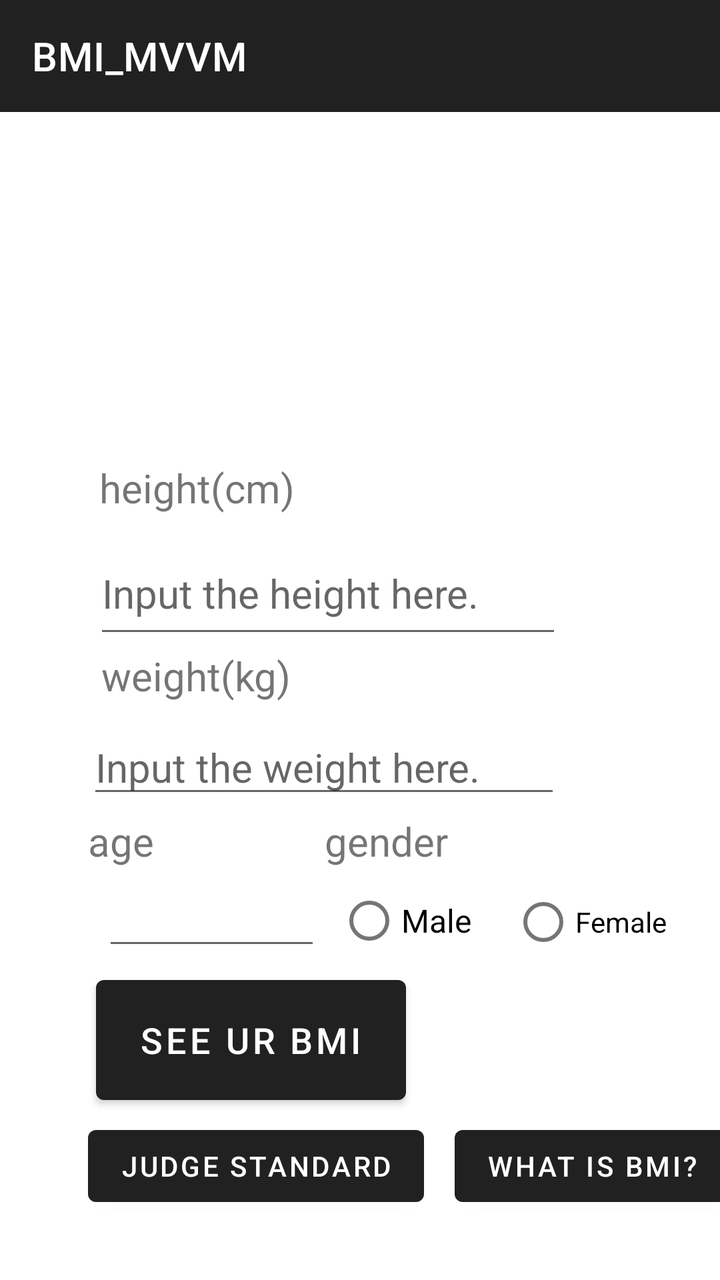
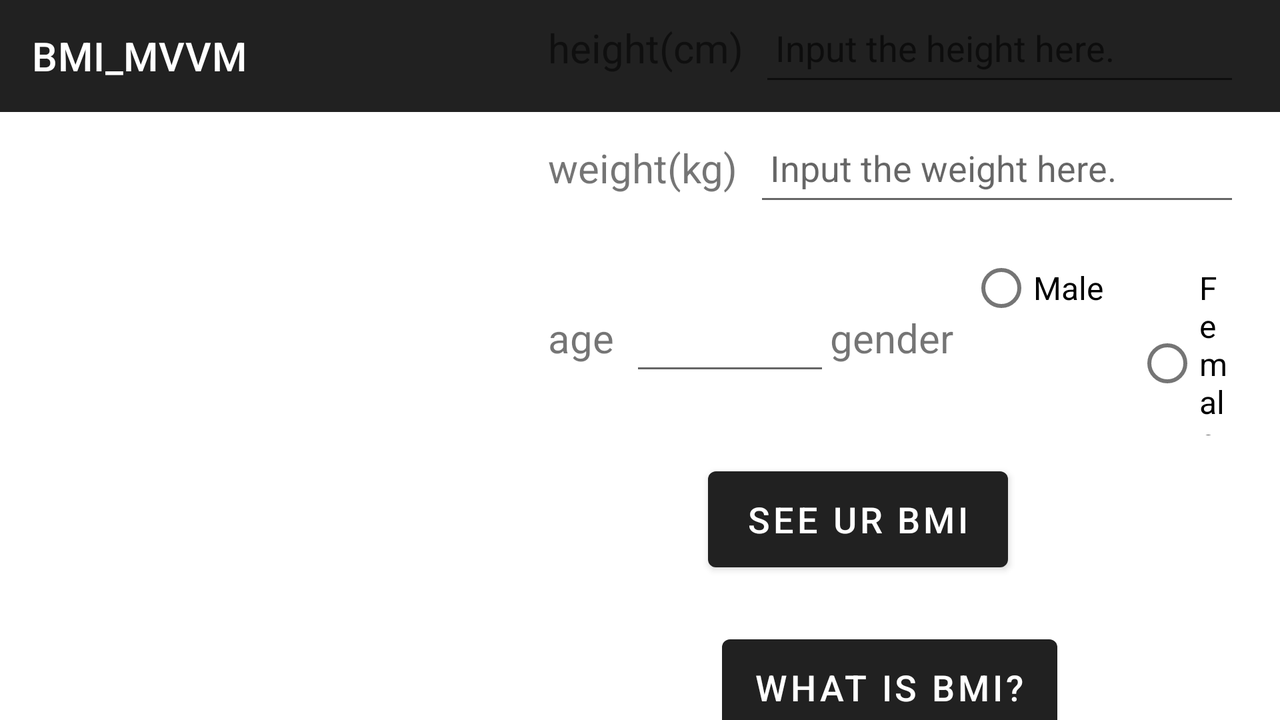

Two renders of one Android screen. The first uses the default layout on a phone; the second uses the alternative layout the repository ships for a different screen configuration, on a matching device. The two XML files are below.
<!-- AndroidManifest.xml: application theme Theme.MaterialComponents.DayNight.DarkActionBar -->
<!-- res/layout/activity_main.xml -->
<?xml version="1.0" encoding="utf-8"?>
<androidx.constraintlayout.widget.ConstraintLayout xmlns:android="http://schemas.android.com/apk/res/android"
    xmlns:app="http://schemas.android.com/apk/res-auto"
    xmlns:tools="http://schemas.android.com/tools"
    android:id="@+id/main"
    android:layout_width="match_parent"
    android:layout_height="match_parent"
    tools:context=".MainActivity">
    <com.google.android.material.appbar.MaterialToolbar
        android:id="@+id/topAppBar"
        android:layout_width="0dp"
        android:layout_height="?attr/actionBarSize"
        android:background="?attr/colorPrimary"
        app:title="@string/app_name"
        app:titleTextColor="@android:color/white"
        app:layout_constraintTop_toTopOf="parent"
        app:layout_constraintStart_toStartOf="parent"
        app:layout_constraintEnd_toEndOf="parent"/>

    <ImageView
        android:id="@+id/imageView3"
        android:layout_width="201dp"
        android:layout_height="264dp"
        app:layout_constraintBottom_toBottomOf="parent"
        app:layout_constraintEnd_toEndOf="parent"
        app:layout_constraintStart_toStartOf="parent"
        app:layout_constraintTop_toTopOf="parent"
        app:layout_constraintVertical_bias="0.094"
        app:srcCompat="@drawable/icon_128" />

    <TextView
        android:id="@+id/textView"
        android:layout_width="132dp"
        android:layout_height="32dp"
        android:text="@string/height_cm"
        android:textSize="20sp"
        app:layout_constraintBottom_toBottomOf="parent"
        app:layout_constraintEnd_toEndOf="parent"
        app:layout_constraintHorizontal_bias="0.218"
        app:layout_constraintStart_toStartOf="parent"
        app:layout_constraintTop_toTopOf="parent"
        app:layout_constraintVertical_bias="0.379" />

    <TextView
        android:id="@+id/textView2"
        android:layout_width="132dp"
        android:layout_height="28dp"
        android:text="@string/weight_kg"
        android:textSize="20sp"
        app:layout_constraintBottom_toBottomOf="parent"
        app:layout_constraintEnd_toEndOf="parent"
        app:layout_constraintHorizontal_bias="0.222"
        app:layout_constraintStart_toStartOf="parent"
        app:layout_constraintTop_toTopOf="parent"
        app:layout_constraintVertical_bias="0.53" />

    <EditText
        android:id="@+id/weightET"
        android:layout_width="wrap_content"
        android:layout_height="wrap_content"
        android:ems="10"
        android:hint="@string/input_the_weight_here"
        android:inputType="text"
        android:textSize="20sp"
        app:layout_constraintBottom_toBottomOf="parent"
        app:layout_constraintEnd_toEndOf="parent"
        app:layout_constraintHorizontal_bias="0.354"
        app:layout_constraintStart_toStartOf="parent"
        app:layout_constraintTop_toTopOf="parent"
        app:layout_constraintVertical_bias="0.604"
        tools:ignore="TextFields" />


    <Button
        android:id="@+id/bmi_info_button"
        android:layout_width="wrap_content"
        android:layout_height="wrap_content"
        android:text="@string/what_is_bmi"
        app:layout_constraintTop_toTopOf="@id/BMI_table_choice_button"
        app:layout_constraintBottom_toBottomOf="@id/BMI_table_choice_button"
        app:layout_constraintStart_toEndOf="@id/BMI_table_choice_button"
        android:layout_marginStart="20dp"
        app:layout_constraintEnd_toEndOf="parent" />


    <EditText
        android:id="@+id/heightET"
        android:layout_width="234dp"
        android:layout_height="58dp"
        android:ems="10"
        android:hint="@string/input_the_height_here"
        android:inputType="text"
        android:textSize="20sp"
        app:layout_constraintBottom_toBottomOf="parent"
        app:layout_constraintEnd_toEndOf="parent"
        app:layout_constraintHorizontal_bias="0.372"
        app:layout_constraintStart_toStartOf="parent"
        app:layout_constraintTop_toTopOf="parent"
        app:layout_constraintVertical_bias="0.457" />

    <Button
        android:id="@+id/reportBtn"
        android:layout_width="155dp"
        android:layout_height="72dp"
        android:text="@string/see_ur_bmi"
        android:textSize="18sp"
        app:layout_constraintBottom_toBottomOf="parent"
        app:layout_constraintEnd_toEndOf="parent"
        app:layout_constraintHorizontal_bias="0.234"
        app:layout_constraintStart_toStartOf="parent"
        app:layout_constraintTop_toTopOf="parent"
        app:layout_constraintVertical_bias="0.852" />

    <Button
        android:id="@+id/BMI_table_choice_button"
        android:layout_width="wrap_content"
        android:layout_height="wrap_content"
        android:text="@string/judge_standard"
        app:layout_constraintBottom_toBottomOf="parent"
        app:layout_constraintEnd_toEndOf="parent"
        app:layout_constraintHorizontal_bias="0.229"
        app:layout_constraintStart_toStartOf="parent"
        app:layout_constraintTop_toTopOf="parent"
        app:layout_constraintVertical_bias="0.944" />

    <TextView
        android:id="@+id/textView7"
        android:layout_width="wrap_content"
        android:layout_height="wrap_content"
        android:text="@string/age"
        android:textSize="20sp"
        app:layout_constraintBottom_toBottomOf="parent"
        app:layout_constraintEnd_toStartOf="@+id/textView8"
        app:layout_constraintHorizontal_bias="0.341"
        app:layout_constraintStart_toStartOf="parent"
        app:layout_constraintTop_toTopOf="parent"
        app:layout_constraintVertical_bias="0.664"
        tools:ignore="MissingConstraints" />

    <TextView
        android:id="@+id/textView8"
        android:layout_width="wrap_content"
        android:layout_height="wrap_content"
        android:layout_marginEnd="136dp"
        android:text="@string/gender"
        android:textSize="20sp"
        app:layout_constraintBottom_toBottomOf="parent"
        app:layout_constraintEnd_toEndOf="parent"
        app:layout_constraintTop_toTopOf="parent"
        app:layout_constraintVertical_bias="0.664"
        tools:ignore="MissingConstraints" />

    <EditText
        android:id="@+id/yearsold"
        android:layout_width="109dp"
        android:layout_height="43dp"
        android:ems="10"
        android:inputType="text"
        app:layout_constraintBottom_toBottomOf="parent"
        app:layout_constraintEnd_toEndOf="parent"
        app:layout_constraintHorizontal_bias="0.205"
        app:layout_constraintStart_toStartOf="parent"
        app:layout_constraintTop_toTopOf="parent"
        app:layout_constraintVertical_bias="0.732"
        tools:ignore="MissingConstraints" />

    <RadioGroup
        android:id="@+id/gender_radio_group"
        android:layout_width="wrap_content"
        android:layout_height="wrap_content"
        android:orientation="horizontal"
        app:layout_constraintBottom_toBottomOf="parent"
        app:layout_constraintEnd_toEndOf="parent"
        app:layout_constraintHorizontal_bias="0.864"
        app:layout_constraintStart_toStartOf="parent"
        app:layout_constraintTop_toTopOf="parent"
        app:layout_constraintVertical_bias="0.737"
        tools:ignore="MissingConstraints">

        <RadioButton
            android:id="@+id/male_radio"
            android:layout_width="wrap_content"
            android:layout_height="wrap_content"
            android:layout_marginEnd="20dp"
            android:text="@string/male"
            android:textSize="16sp" />

        <RadioButton
            android:id="@+id/female_radio"
            android:layout_width="wrap_content"
            android:layout_height="wrap_content"
            android:text="@string/female" />

    </RadioGroup>

</androidx.constraintlayout.widget.ConstraintLayout>
<!-- resources referenced by this layout -->
<resources>
  <string name="age">age</string>
  <string name="app_name">BMI_MVVM</string>
  <string name="female">Female</string>
  <string name="gender">gender</string>
  <string name="height_cm">height(cm)</string>
  <string name="input_the_height_here">Input the height here.</string>
  <string name="input_the_weight_here">Input the weight here.</string>
  <string name="judge_standard">Judge Standard</string>
  <string name="male">Male</string>
  <string name="see_ur_bmi">See ur BMI</string>
  <string name="weight_kg">weight(kg)</string>
  <string name="what_is_bmi">What is BMI?</string>
</resources>
<!-- res/layout-land/activity_main.xml (the repository's variant of the layout above) -->
<!-- drawn on the phone turned sideways -->
<?xml version="1.0" encoding="utf-8"?>
<androidx.constraintlayout.widget.ConstraintLayout
    xmlns:android="http://schemas.android.com/apk/res/android"
    xmlns:app="http://schemas.android.com/apk/res-auto"
    xmlns:tools="http://schemas.android.com/tools"
    android:id="@+id/main"
    android:layout_width="match_parent"
    android:layout_height="match_parent"
    tools:context=".MainActivity">

    
    <com.google.android.material.appbar.MaterialToolbar
        android:id="@+id/topAppBar"
        android:layout_width="0dp"
        android:layout_height="?attr/actionBarSize"
        android:background="?attr/colorPrimary"
        app:title="@string/app_name"
        app:titleTextColor="@android:color/white"
        app:layout_constraintTop_toTopOf="parent"
        app:layout_constraintStart_toStartOf="parent"
        app:layout_constraintEnd_toEndOf="parent" />
    
    <ImageView
        android:id="@+id/imageView3"
        android:layout_width="250dp"
        android:layout_height="250dp"
        app:layout_constraintStart_toStartOf="parent"
        app:layout_constraintTop_toTopOf="parent"
        app:layout_constraintBottom_toBottomOf="parent"
        app:layout_constraintHorizontal_bias="0.2"
        app:srcCompat="@drawable/icon_128" />

    
    <LinearLayout
        android:id="@+id/right_container"
        android:layout_width="0dp"
        android:layout_height="wrap_content"
        android:layout_marginStart="24dp"
        android:layout_marginEnd="24dp"
        android:gravity="center_horizontal"
        android:orientation="vertical"
        app:layout_constraintBottom_toBottomOf="parent"
        app:layout_constraintEnd_toEndOf="parent"
        app:layout_constraintHorizontal_bias="1.0"
        app:layout_constraintStart_toEndOf="@id/imageView3"
        app:layout_constraintTop_toTopOf="parent"
        app:layout_constraintVertical_bias="0.813">

        
        <LinearLayout
            android:layout_width="match_parent"
            android:layout_height="wrap_content"
            android:layout_marginBottom="12dp"
            android:gravity="center_vertical"
            android:orientation="horizontal">

            <TextView
                android:id="@+id/textView"
                android:layout_width="wrap_content"
                android:layout_height="wrap_content"
                android:layout_marginEnd="8dp"
                android:text="@string/height_cm"
                android:textSize="20sp" />

            <EditText
                android:id="@+id/heightET"
                android:layout_width="300dp"
                android:layout_height="wrap_content"
                android:hint="@string/input_the_height_here"
                android:inputType="numberDecimal"
                android:minHeight="48dp"
                android:padding="8dp"
                android:textSize="18sp" />
        </LinearLayout>

        
        <LinearLayout
            android:layout_width="match_parent"
            android:layout_height="wrap_content"
            android:layout_marginBottom="12dp"
            android:gravity="center_vertical"
            android:orientation="horizontal">

            <TextView
                android:id="@+id/textView2"
                android:layout_width="wrap_content"
                android:layout_height="wrap_content"
                android:layout_marginEnd="8dp"
                android:text="@string/weight_kg"
                android:textSize="20sp" />

            <EditText
                android:id="@+id/weightET"
                android:layout_width="300dp"
                android:layout_height="wrap_content"
                android:hint="@string/input_the_weight_here"
                android:inputType="numberDecimal"
                android:minHeight="48dp"
                android:padding="8dp"
                android:textSize="18sp" />
        </LinearLayout>

        
        <LinearLayout
            android:layout_width="match_parent"
            android:layout_height="wrap_content"
            android:layout_marginBottom="12dp"
            android:gravity="center_vertical"
            android:orientation="horizontal">

            <TextView
                android:id="@+id/textView7"
                android:layout_width="wrap_content"
                android:layout_height="wrap_content"
                android:layout_marginEnd="8dp"
                android:text="@string/age"
                android:textSize="20sp" />

            <EditText
                android:id="@+id/yearsold"
                android:layout_width="100dp"
                android:layout_height="wrap_content"
                android:hint="@string/input_the_age_here"
                android:inputType="number"
                android:minHeight="48dp"
                android:padding="8dp" />

            <TextView
                android:id="@+id/textView8"
                android:layout_width="wrap_content"
                android:layout_height="wrap_content"
                android:layout_marginEnd="8dp"
                android:text="@string/gender"
                android:textSize="20sp" />

            <RadioGroup
                android:id="@+id/gender_radio_group"
                android:layout_width="wrap_content"
                android:layout_height="wrap_content"
                android:orientation="horizontal">

                <RadioButton
                    android:id="@+id/male_radio"
                    android:layout_width="wrap_content"
                    android:layout_height="wrap_content"
                    android:layout_marginEnd="16dp"
                    android:text="@string/male"
                    android:textSize="16sp" />

                <RadioButton
                    android:id="@+id/female_radio"
                    android:layout_width="wrap_content"
                    android:layout_height="wrap_content"
                    android:text="@string/female"
                    android:textSize="16sp" />
            </RadioGroup>
        </LinearLayout>

        

        <Button
            android:id="@+id/reportBtn"
            android:layout_width="150dp"
            android:layout_height="60dp"
            android:layout_marginEnd="16dp"
            android:text="@string/see_ur_bmi"
            android:textSize="18sp" />

        <Button
            android:id="@+id/bmi_info_button"
            android:layout_width="wrap_content"
            android:layout_height="60dp"
            android:layout_marginTop="24dp"
            android:text="@string/what_is_bmi"
            android:textSize="18sp" />
    </LinearLayout>

</androidx.constraintlayout.widget.ConstraintLayout>
<!-- resources referenced by the variant -->
<!-- as the phone turned sideways resolves them -->
<resources>
  <string name="age">age</string>
  <string name="app_name">BMI_MVVM</string>
  <string name="female">Female</string>
  <string name="gender">gender</string>
  <string name="height_cm">height(cm)</string>
  <string name="input_the_age_here" />
  <string name="input_the_height_here">Input the height here.</string>
  <string name="input_the_weight_here">Input the weight here.</string>
  <string name="male">Male</string>
  <string name="see_ur_bmi">See ur BMI</string>
  <string name="weight_kg">weight(kg)</string>
  <string name="what_is_bmi">What is BMI?</string>
</resources>
